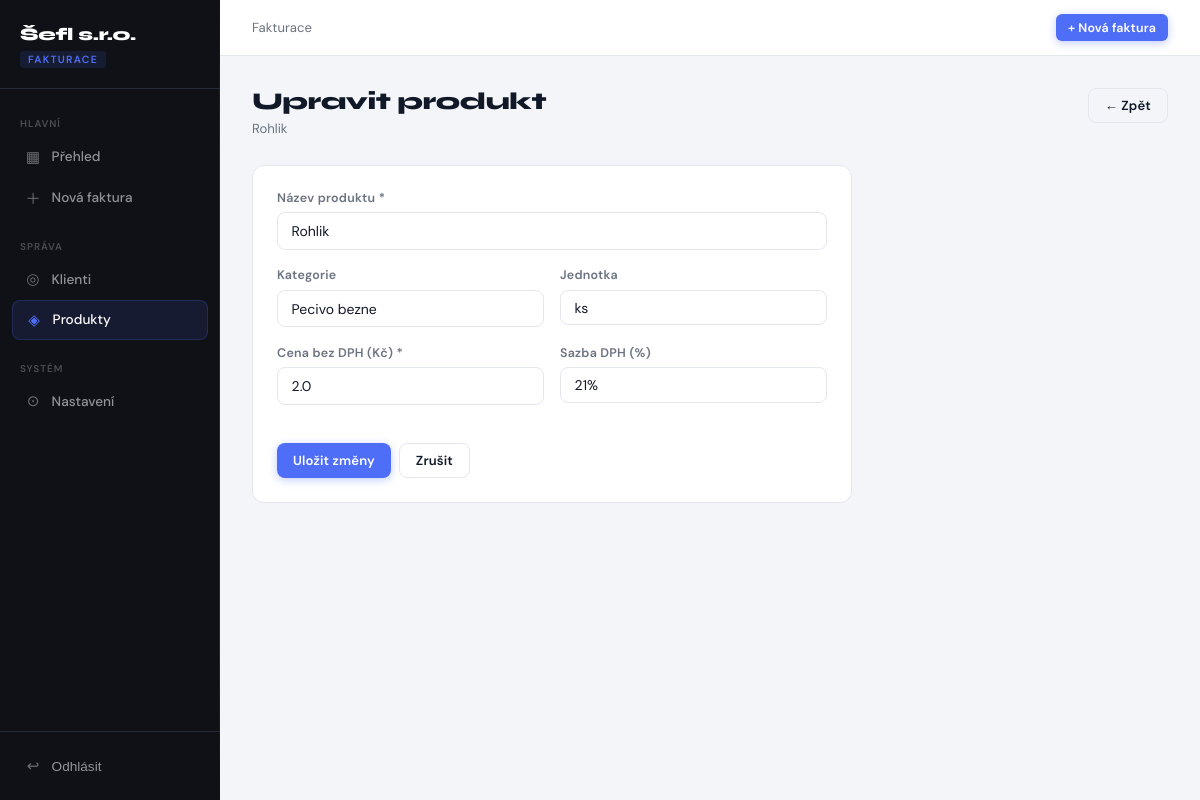
The app's page /products/edit/1 (signed in) with its own data.
### tables this page shows
CREATE TABLE products (
    id          INTEGER PRIMARY KEY AUTOINCREMENT,
    name        TEXT    NOT NULL,
    description TEXT,
    category    TEXT,
    unit        TEXT    DEFAULT 'ks',
    price       REAL    NOT NULL DEFAULT 0,
    tax_rate    REAL    NOT NULL DEFAULT 21,
    stock       INTEGER DEFAULT 0,
    active      INTEGER NOT NULL DEFAULT 1,   -- 1=active, 0=archived
    created_at  TEXT    NOT NULL DEFAULT (datetime('now')),
    updated_at  TEXT    NOT NULL DEFAULT (datetime('now'))
);

### app.py (the view, shortened to what this page needs)
@app.route('/products/edit/<int:product_id>', methods=['GET', 'POST'])
@login_required
def edit_product(product_id):
    product = get_product(product_id)
    if not product:
        return redirect(url_for('products'))
    return render_template('product_form.html', product=product)

### app.py (called while the page is built)
def login_required(f):
    @wraps(f)
    def decorated(*args, **kwargs):
        if not session.get('logged_in'):
            return redirect(url_for('login', next=request.path))
        return f(*args, **kwargs)
    return decorated

### database.py (called while the page is built)
def get_connection():
    conn = sqlite3.connect(DB_PATH)
    conn.row_factory = sqlite3.Row          # access columns by name
    conn.execute('PRAGMA foreign_keys = ON')
    conn.execute('PRAGMA journal_mode = WAL')
    return conn

@contextmanager
def get_db():
    conn = get_connection()
    try:
        yield conn
        conn.commit()
    except Exception:
        conn.rollback()
        raise
    finally:
        conn.close()

def _row_to_dict(row):
    return dict(row) if row else None

def get_product(product_id):
    with get_db() as conn:
        row = conn.execute('SELECT * FROM products WHERE id = ?', (product_id,)).fetchone()
    return _row_to_dict(row)

### templates/product_form.html
{% extends "base.html" %}
{% block content %}
<div class="page-header">
  <div>
    <h1>{{ 'Upravit produkt' if product else 'Nový produkt' }}</h1>
    <div class="page-desc">{{ product.name if product else 'Přidat produkt do katalogu' }}</div>
  </div>
  <a href="/products" class="btn btn-outline">← Zpět</a>
</div>
<div class="card" style="max-width:600px;">
  <form method="post">
    <div class="form-group">
      <label>Název produktu *</label>
      <input type="text" name="name" required value="{{ product.name if product else '' }}" placeholder="Chléb šumavský">
    </div>
    <div class="form-row">
      <div class="form-group">
        <label>Kategorie</label>
        <input type="text" name="category" value="{{ product.category if product else '' }}" placeholder="Pečivo, Dorty...">
      </div>
      <div class="form-group">
        <label>Jednotka</label>
        <select name="unit">
          {% for u in ['ks', 'bal', 'kg', 'l', 'jízda', 'hod'] %}
          <option value="{{ u }}" {{ 'selected' if product and product.unit == u }}>{{ u }}</option>
          {% endfor %}
        </select>
      </div>
    </div>
    <div class="form-row">
      <div class="form-group">
        <label>Cena bez DPH (Kč) *</label>
        <input type="number" name="price" step="0.01" min="0" required value="{{ product.price if product else '' }}" placeholder="0.00">
      </div>
      <div class="form-group">
        <label>Sazba DPH (%)</label>
        <select name="tax_rate">
          {% for r in [0, 10, 12, 21] %}
          <option value="{{ r }}" {{ 'selected' if product and product.tax_rate == r }}>{{ r }}%</option>
          {% endfor %}
        </select>
      </div>
    </div>
    <div style="display:flex; gap:0.5rem; margin-top:1.25rem;">
      <button type="submit" class="btn btn-primary">{{ 'Uložit změny' if product else 'Přidat produkt' }}</button>
      <a href="/products" class="btn btn-outline">Zrušit</a>
    </div>
  </form>
</div>
{% endblock %}

### templates/base.html (style rules this page uses)
:root { --sidebar-w: 220px; --navy: #0F1117; --navy-mid: #181C27; --navy-border: #252A38; --accent: #4F6EF7; --accent-dim: rgba(79,110,247,0.12); --accent-glow: rgba(79,110,247,0.35); --green: #22C55E; --green-dim: rgba(34,197,94,0.12); --amber: #F59E0B; --amber-dim: rgba(245,158,11,0.12); --red: #EF4444; --red-dim: rgba(239,68,68,0.12); --bg: #F4F5F9; --surface: #FFFFFF; --border: #E5E7EF; --text: #111827; --muted: #6B7280; --light: #F9FAFB; }
*, *::before, *::after { box-sizing: border-box; margin: 0; padding: 0; }
body { font-family: 'DM Sans', system-ui, sans-serif; background: var(--bg); color: var(--text); display: flex; min-height: 100vh; font-size: 14px; }
.page-header { display: flex; justify-content: space-between; align-items: flex-start; margin-bottom: 1.75rem; gap: 1rem; }
.page-header h1 { font-family: 'Syne', sans-serif; font-size: 1.5rem; font-weight: 800; color: var(--text); letter-spacing: -0.4px; line-height: 1.2; }
.page-header .page-desc { font-size: 0.82rem; color: var(--muted); margin-top: 3px; }
.card { background: var(--surface); border: 1px solid var(--border); border-radius: 12px; padding: 1.5rem; }
.btn { display: inline-flex; align-items: center; gap: 0.4rem; padding: 0.5rem 1rem; border-radius: 8px; font-size: 0.82rem; font-weight: 600; cursor: pointer; border: none; transition: all 0.15s; text-decoration: none; white-space: nowrap; font-family: 'DM Sans', sans-serif; letter-spacing: 0.01em; }
.btn-primary { background: var(--accent); color: #fff; box-shadow: 0 2px 8px var(--accent-glow); }
.btn-outline { background: transparent; color: var(--text); border: 1px solid var(--border); }
.form-group { margin-bottom: 1.1rem; }
label { display: block; font-size: 0.78rem; font-weight: 600; color: var(--muted); margin-bottom: 0.4rem; letter-spacing: 0.02em; }
input[type="text"], input[type="email"], input[type="number"], input[type="date"], input[type="password"], select, textarea { width: 100%; padding: 0.55rem 0.85rem; border: 1.5px solid var(--border); border-radius: 8px; font-size: 0.875rem; background: white; color: var(--text); transition: border 0.15s, box-shadow 0.15s; font-family: 'DM Sans', sans-serif; appearance: none; }
.form-row { display: grid; grid-template-columns: repeat(auto-fit, minmax(200px, 1fr)); gap: 1rem; }
.container > * { animation: fadeUp 0.25s ease both; }
.container > *:nth-child(1) { animation-delay: 0.02s; }
.container > *:nth-child(2) { animation-delay: 0.05s; }

### records on screen
products: name "Rohlik", category "Pecivo bezne", price "2.0"

### other values on screen
{{ 'Upravit produkt' if product else 'Nový produkt' }} "Upravit produkt"
{{ 'Uložit změny' if product else 'Přidat produkt' }} "Uložit změny"
form field unit "ks"
form field tax_rate "21%"
